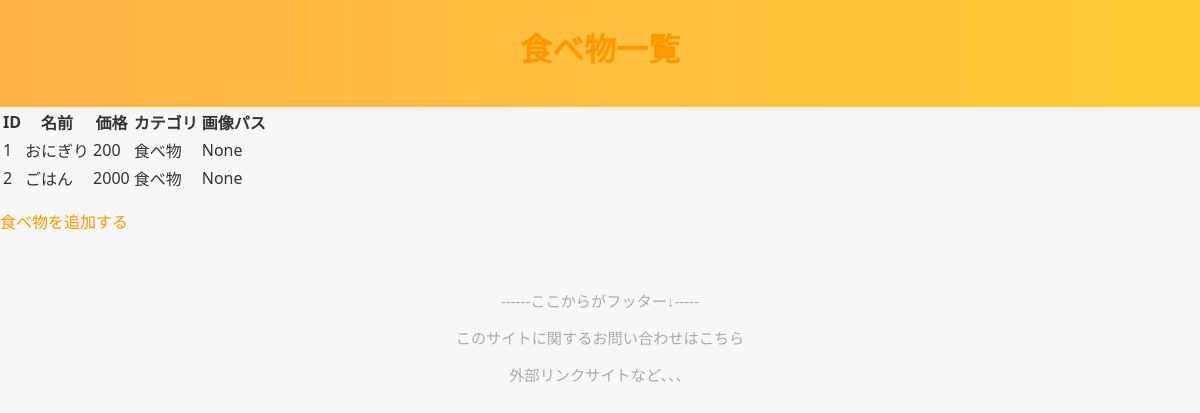
The app's page /emp/food_list/ (signed in) with its own data.
### RestaurantEmpApp/models.py (models this page shows, shortened)
class Food(models.Model):
    product_id = models.AutoField(primary_key=True)
    name=models.CharField(max_length=100)
    price=models.PositiveBigIntegerField()
    category=models.CharField(max_length=50,blank=True,null=True)
    image_path=models.CharField(max_length=255,blank=True,null=True)
    is_deleted=models.BooleanField(default=False)
    shop_id = models.CharField(max_length=50)

### RestaurantEmpApp/views.py (the view)
# urls.py: path('food_list/', FoodListView.as_view(), name='food_list'),
class FoodListView(LoginRequiredMixin, ListView):
    model = Food
    template_name = 'RestaurantEmpApp/food_list.html'
    context_object_name = 'foods'

### RestaurantEmpApp/templates/RestaurantEmpApp/food_list.html (shortened to what this page needs)
{% extends 'RestaurantEmpApp/base.html' %}
{% block header %}
<h1>食べ物一覧</h1>
{% endblock %}
{% block contents %}
<table>
    <tr>
        <th>ID</th>
        <th>名前</th>
        <th>価格</th>
        <th>カテゴリ</th>
        <th>画像パス</th>
    </tr>
    {% for food in foods %}
    <tr>
        <td>{{ food.product_id }}</td>
        <td>{{ food.name }}</td>
        <td>{{ food.price }}</td>
        <td>{{ food.category }}</td>
        <td>{{ food.image_path }}</td>
    </tr>
    {% empty %}
    <tr><td colspan="5">データがありません</td></tr>
    {% endfor %}
</table>
<p><a href="{% url 'food_add' %}">食べ物を追加する</a></p>
{% endblock %}

### RestaurantEmpApp/static/RestaurantEmpApp/css/style.css (style rules this page uses)
body { font-family: 'Segoe UI', 'Roboto', 'Arial', sans-serif; background: #f7f7f7; margin: 0; padding: 0; color: #333; }
h1, h2, h3 { font-weight: 700; color: #ff9800; margin-top: 0; }
a { color: #ff9800; text-decoration: none; transition: color 0.2s; }

### records on screen
Food: product_id "1", name "おにぎり", price "200", category "食べ物", image_path "None"
Food: product_id "2", name "ごはん", price "2000", category "食べ物", image_path "None"
